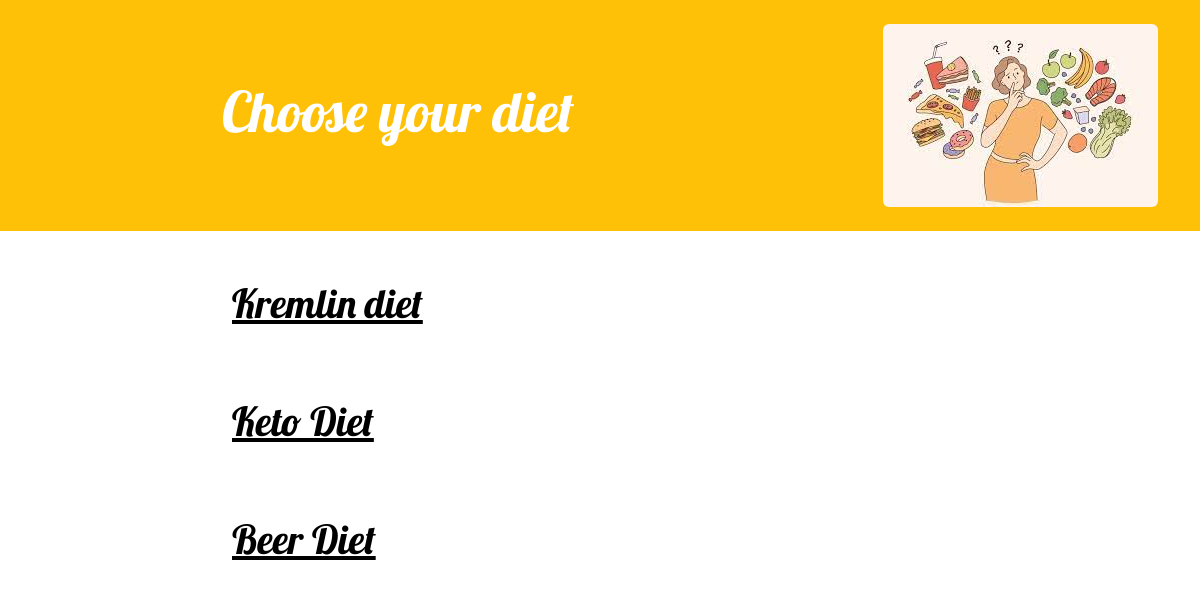
The page / on the database its author committed.
### healthsite/models.py (models this page shows, shortened)
class Post(models.Model):
    author = models.ForeignKey(settings.AUTH_USER_MODEL, on_delete=models.CASCADE)
    title = models.CharField(max_length=200)
    text = models.TextField()
    created_date = models.DateTimeField(default=timezone.now)
    published_date = models.DateTimeField(blank=True, null=True)
    image = models.ImageField(upload_to='images/', default='default.jpg')

### healthsite/views.py (the view)
# urls.py: path('', views.post_list, name='post_list'),
def post_list(request):
    posts = Post.objects.filter(published_date__lte=timezone.now()).order_by('published_date')
    return render(request, 'healthsite/post_list.html', {'posts': posts, 'is_diet_page': False})

### healthsite/templates/healthsite/post_list.html
{% extends 'healthsite/base.html' %}
{% block content %}
    {% for post in posts %}
        <div class="post">
            <h1><a href="{% url 'post_detail' pk=post.pk %}">{{ post.title }}</a></h1>
        </div>
    {% endfor %}
{% endblock %}

### healthsite/templates/healthsite/base.html (shortened to what this page needs)
{% load static %}
<!DOCTYPE html>
<html lang="en">
<head>
    <link href="https://cdn.jsdelivr.net/npm/bootstrap@5.3.2/dist/css/bootstrap.min.css" rel="stylesheet">
    <link rel="stylesheet" href="{% static 'css/blog.css' %}">
</head>
<body>
    <header class="bg-warning text-white py-4">
        <div class="container">
            <div class="d-flex justify-content-between align-items-center">
                {% if not is_diet_page %}
                    <div class="header-title" style="margin-left: 180px;">
                        <h1 class="display-4">Choose your diet</h1>
                    </div>
                    <img src="/media/images/diets_main.jpg" alt="Diet Main" class="img-fluid rounded">
                {% endif %}
            </div>
        </div>
    </header>
    <main class="container my-5">
        <div class="row">
            <div class="col-md-8 offset-md-2">
                {% block content %}
                {% endblock %}
            </div>
        </div>
    </main>
</body>
</html>

### healthsite/static/css/blog.css (style rules this page uses)
h1, h2, h3, h4 { font-family: 'Lobster', cursive; }
.post { margin-bottom: 70px; }
.post h1 a, .post h1 a:visited { color: #000000; }

### rows shown on the page
Post: title "Kremlin diet"
Post: title "Keto Diet"
Post: title "Beer Diet"
